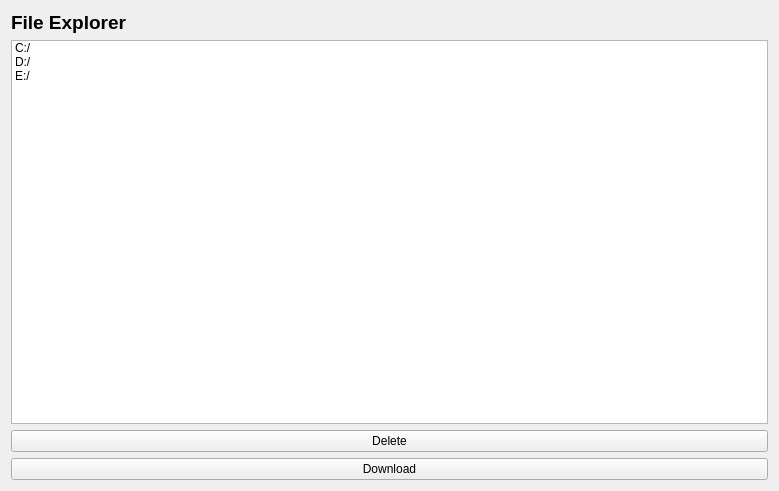
<?xml version="1.0" encoding="UTF-8"?>
<ui version="4.0">
 <class>Form</class>
 <widget class="QWidget" name="Form">
  <property name="geometry">
   <rect>
    <x>0</x>
    <y>0</y>
    <width>779</width>
    <height>491</height>
   </rect>
  </property>
  <property name="windowTitle">
   <string>Form</string>
  </property>
  <layout class="QHBoxLayout" name="horizontalLayout">
   <item>
    <layout class="QVBoxLayout" name="verticalLayout">
     <item>
      <widget class="QLabel" name="fileExplorerLabel">
       <property name="font">
        <font>
         <pointsize>14</pointsize>
         <weight>75</weight>
         <bold>true</bold>
        </font>
       </property>
       <property name="text">
        <string>File Explorer</string>
       </property>
      </widget>
     </item>
     <item>
      <widget class="QListWidget" name="listFile">
       <item>
        <property name="text">
         <string>C:/</string>
        </property>
       </item>
       <item>
        <property name="text">
         <string>D:/</string>
        </property>
       </item>
       <item>
        <property name="text">
         <string>E:/</string>
        </property>
       </item>
      </widget>
     </item>
     <item>
      <widget class="QPushButton" name="deleteButton">
       <property name="text">
        <string>Delete</string>
       </property>
      </widget>
     </item>
     <item>
      <widget class="QPushButton" name="downloadButton">
       <property name="text">
        <string>Download</string>
       </property>
      </widget>
     </item>
    </layout>
   </item>
  </layout>
 </widget>
 <resources/>
 <connections/>
</ui>
